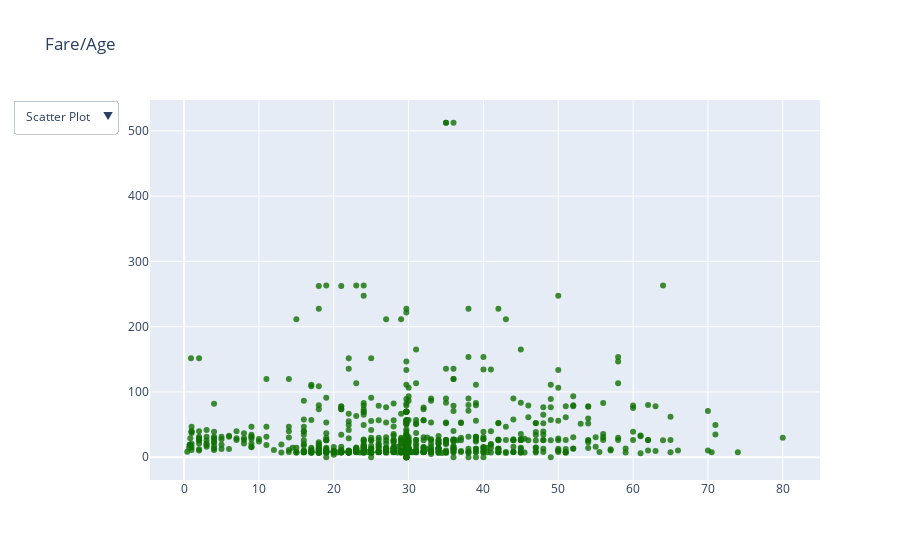

The notebook cell saved with this chart:
### Code cell
import plotly.graph_objects as px


plot = px.Figure(data=[px.Scatter(
    x = train.Age,
    y = train.Fare,
    mode='markers',
    name = "fare/age",
    marker = dict(color = 'rgba(16, 112, 2, 0.8)'),
    text= train.Name)
])
plot.update_layout(title = 'Fare/Age',
    updatemenus=[
        dict(
            buttons=list([
                dict(
                    args=["type", "scatter"],
                    label="Scatter Plot",
                    method="restyle"
                ),
                dict(
                    args=["type", "bar"],
                    label="Bar Chart",
                    method="restyle"
                )
            ]),
            direction="down",
        ),
    ]
)

plot.show()

#pio.write_html(fig2, file='htmls/fare-age2.html', auto_open=True)

### Figure 1 — Plotly figure (JSON) as saved in the notebook; plotly's stock layout.template omitted (floating-point values rounded to 4 significant figures; data arrays with more than 128 entries replaced by an {"elided": "..."} marker saying what was removed)
{"data": [{"marker": {"color": "rgba(16, 112, 2, 0.8)"}, "mode": "markers", "name": "fare/age", "text": {"elided": "891 str values"}, "type": "scatter", "x": {"elided": "891 float values"}, "y": {"elided": "891 float values"}}], "layout": {"title": {"text": "Fare/Age"}, "updatemenus": [{"buttons": [{"args": ["type", "scatter"], "label": "Scatter Plot", "method": "restyle"}, {"args": ["type", "bar"], "label": "Bar Chart", "method": "restyle"}], "direction": "down"}]}}
